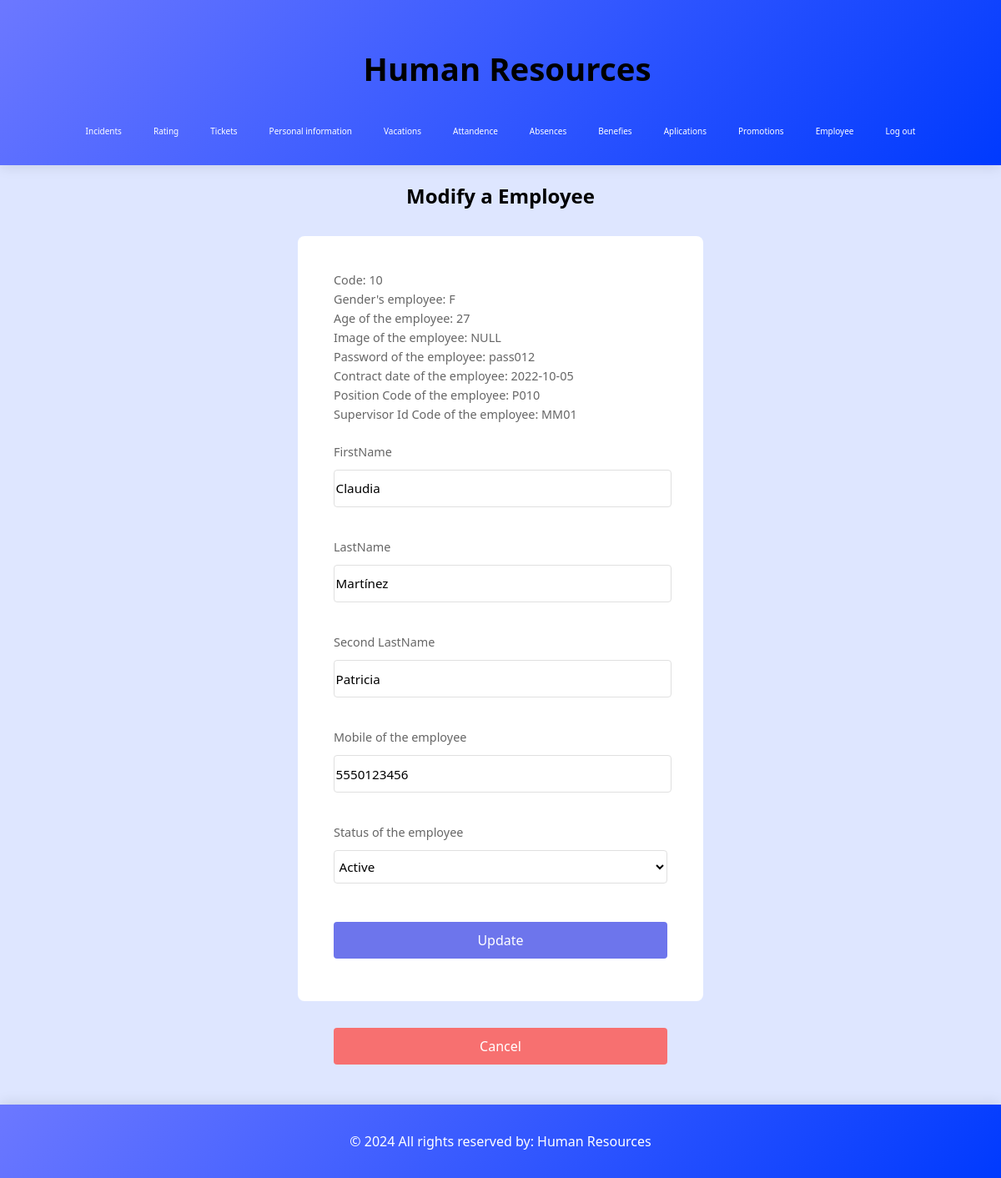
Screenshot of /Human_Resources/modifyEmploy.php?id=10 (signed in) with the database file from the repository.
### tables this page shows
create table employee(
    code varchar(5) primary key,
    firstName varchar(30) not null,
    lastName varchar(30) not null,
    middleName varchar(30) not null,
    email varchar(35) not null,
    gender varchar(1) not null,
    age int not null,
    image varchar(255),
    mobile varchar(15) not null,
    password varchar(20) not null,
    contractDate date not null,
    status varchar(30) not null default 'Active',
    positionCode varchar(5) not null,
    supervisorId varchar(5),
    index idx_employee(lastName),
    
    foreign key(positionCode) references `position`(code)
);

### admin/functionsAdmin.php (called while the page is built, shortened)
<?php
require("../includes/config/MySQL_ConexionDB.php");
function showEmployeeID($id) {
    global $db_con;
    $users = [];
    try {
        $query = "SELECT * FROM employee where code = :id";
        $stmt = $db_con->prepare($query);
        $stmt->bindParam(':id', $id, PDO::PARAM_STR);
        $stmt->execute();
        while ($row = $stmt->fetch(PDO::FETCH_ASSOC)) {
            $users[] = $row;
        }
    } catch (PDOException $e) {
        exit("Error en la consulta: " . $e->getMessage());
    }
    return $users;
}
?>

### Human_Resources/modifyEmploy.php (the view, shortened to what this page needs)
<?php
include "../includes/headerAdmin.php";
require_once "../includes/config/MySQL_ConexionDB.php";
include "../admin/functionsAdmin.php";
require_once "../functions.php";
$id = $_GET["id"];
$users = showEmployeeID($id);
foreach($users as $row){
    $row['code'];
    $row['firstName'];
    $row['lastName'];
    $row['middleName'];
    $row['gender'];
    $row['age'];
    $row['image'];
    $row['mobile'];
    $row['password'];
    $row['contractDate'];
    $row['status'];
    $row['positionCode'];
    $row['supervisorId'];
}
?>
<section>
    <h2>Modify a Employee</h2>
    <form action="updateEmployee.php" class="formPage" method="post">
        <fieldset>
            <div>
                <label for="code" >Code: <?php echo $row['code']?></label>
            </div>
            <div>
                <label for="gender" >Gender's employee: <?php echo $row['gender']?></label>
            </div>
            <div>
                <label for="age">Age of the employee: <?php echo $row['age']?> </label>
            </div>
            <div>
                <label for="image">Image of the employee: <?php echo $row['image'] ?? 'NULL'?> </label>
            </div>
            <div>
                <label for="password">Password of the employee: <?php echo $row['password']?></label>
            </div>
            <div>
                <label for="contractDate">Contract date of the employee: <?php echo $row['contractDate']?></label>
            </div>
            <div>
                <label for="positionCode">Position Code of the employee: <?php echo $row['positionCode']?></label>
            </div>
            <div>
                <label for="supervisorId">Supervisor Id Code of the employee: <?php echo $row['supervisorId'] ?? "NULL"?></label>
            </div>
            <br>
            <div>
                <label for="firstName">FirstName</label>
                <input type="text" id="firstName" name="firstName" placeholder="Write the firstName of the employee" value=<?php echo $row['firstName']?> required>
            </div>
            <br>
            <div>
                <label for="lastName">LastName</label>
                <input type="text" id="lastName" name="lastName" value=<?php echo $row['lastName']?> required>
            </div>
            <br>
            <div>
                <label for="middleName">Second LastName</label>
                <input type="text" id="middleName" name="middleName" placeholder="Write the Second lastname of the employee" value=<?php echo $row['middleName']?> required>
            </div>
            <br>
            <div>
                <label for="mobile">Mobile of the employee</label>
                <input type="number" id="mobile" name="mobile" value="<?php echo $row['mobile']?>" required min="1111111111" max="9999999999">
            </div>
            <br>
            <div>
                <label for="status">Status of the employee</label>
                <select name="status" id="status">
                    <div class="items">
                    <option value="Active">Active</option>
                    </div>
                </select>
            </div>
            <br>
            <div>
                <button type="submit" name="btnReport">Update</button>
            </div>
        </fieldset>
    </form>
    <center>
    <a href="employee.php"><button class="buttonCancel">Cancel</button></a>
    </center>
</section>
<?php include "../includes/footer.php" ?>

### css/estilosdeLeon.css (style rules this page uses)
:root { --font-main: 'Segoe UI', sans-serif; --white: #ffffff; --black: #000000; --little_blue: #dee6ff; --little_gray: #efefef; --blue: #6c78ff; --blue_little: #ebf9ff; --dark_blue: #003afe; --very_green: #4dfe00; --green: #1ce42b; --purple: #003afe; --rojo: #ff4c4c; --rojo_hover: #ff6666; }
::placeholder { color: black; font-size: 1rem; font-family: Impact, Haettenschweiler, 'Arial Narrow Bold', sans-serif; opacity: .70; }
.formPage { text-align: left; margin: 2rem auto; max-width: 25rem; background-color: white; height: auto; padding: 2.5rem; border-radius: 8px; box-shadow: none; border: 3px solid #00c85300; }
.formPage input { margin: 0.5rem 0 1rem 0; width: 100%; height: 2.5rem; font-size: 0.95rem; font-family: inherit; border: 1px solid #e0e0e0; border-radius: 4px; padding: 0.1rem; transition: border-color 0.2s ease; background-color: white; }
.formPage select { margin: 0.5rem 0 1rem 0; width: 100%; height: 2.5rem; font-size: 0.95rem; font-family: inherit; border: 1px solid #e0e0e0; border-radius: 4px; padding: 0.1rem; background-color: white; cursor: pointer; }
.formPage label { text-align: left; font-family: inherit; display: block; margin-bottom: 0.25rem; font-weight: normal; color: #666; font-size: 0.9rem; }
.formPage button { background-color: #6d75ec; font-size: 1rem; font-family: inherit; border: none; margin: 0.5rem 0; border-radius: 4px; width: 100%; height: 2.75rem; color: white; cursor: pointer; transition: background-color 0.2s ease; box-shadow: none; font-weight: 500; }
.buttonCancel { text-align: center; background-color: #f77070 ; font-size: 1rem; font-family: inherit; border: none; margin: 0 auto; border-radius: 4px; width: 25rem; height: 2.75rem; color: white; cursor: pointer; transition: background-color 0.2s ease; box-shadow: none; font-weight: 500; }
.formPage fieldset { border: none; padding: 0; margin: 0; }
label { font-weight: bold; color: #333; }
input[type=number] { -moz-appearance: textfield; }
html { height: 100%; font-family: var(--font-main); }
h2 { text-align: center; font-family: var(--font-main); }
::placeholder { font-family: var(--font-main); font-size: 1rem; opacity: .70; }
.formPage { font-family: var(--font-main); }
.formPage input { font-family: var(--font-main); }
.formPage label { font-family: var(--font-main); }
.formPage button { font-family: var(--font-main); }

### rows the page displays
employee: code "10", gender "F", age "27", image "NULL", password "pass012", contractDate "2022-10-05", positionCode "P010", supervisorId "MM01", firstName "Claudia", lastName "Martínez", middleName "Patricia", mobile "5550123456"
